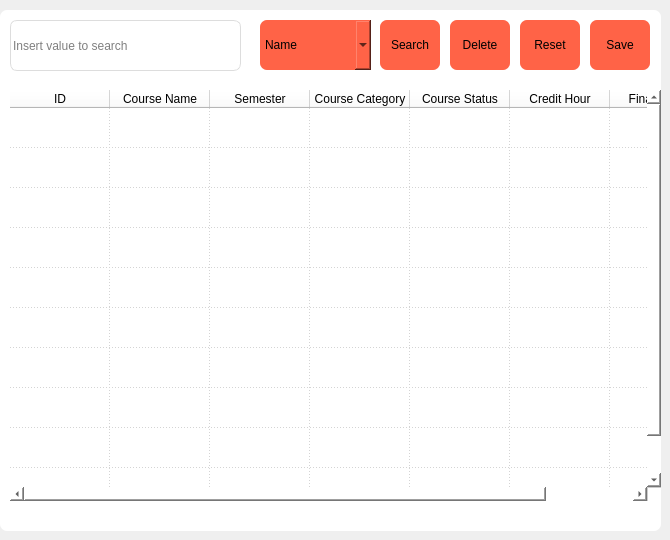
      <widget class="QWidget" name="viewInstructor">
       <property name="styleSheet">
        <string notr="true"/>
       </property>
       <widget class="QGroupBox" name="viewInstructorContainer">
        <property name="geometry">
         <rect>
          <x>0</x>
          <y>10</y>
          <width>661</width>
          <height>521</height>
         </rect>
        </property>
        <property name="styleSheet">
         <string notr="true">background-color: white;
border-radius: 7px;</string>
        </property>
        <property name="title">
         <string/>
        </property>
        <widget class="QTableWidget" name="instructorTable">
         <property name="geometry">
          <rect>
           <x>10</x>
           <y>80</y>
           <width>651</width>
           <height>411</height>
          </rect>
         </property>
         <property name="styleSheet">
          <string notr="true"/>
         </property>
         <property name="editTriggers">
          <set>QAbstractItemView::DoubleClicked|QAbstractItemView::EditKeyPressed|QAbstractItemView::SelectedClicked</set>
         </property>
         <property name="showGrid">
          <bool>true</bool>
         </property>
         <property name="gridStyle">
          <enum>Qt::DotLine</enum>
         </property>
         <property name="cornerButtonEnabled">
          <bool>false</bool>
         </property>
         <attribute name="verticalHeaderVisible">
          <bool>false</bool>
         </attribute>
         <attribute name="verticalHeaderDefaultSectionSize">
          <number>40</number>
         </attribute>
         <row>
          <property name="text">
           <string>1</string>
          </property>
         </row>
         <row>
          <property name="text">
           <string>2</string>
          </property>
         </row>
         <row>
          <property name="text">
           <string>3</string>
          </property>
         </row>
         <row>
          <property name="text">
           <string>4</string>
          </property>
         </row>
         <row>
          <property name="text">
           <string>5</string>
          </property>
         </row>
         <row>
          <property name="text">
           <string>6</string>
          </property>
         </row>
         <row>
          <property name="text">
           <string>7</string>
          </property>
         </row>
         <row>
          <property name="text">
           <string>8</string>
          </property>
         </row>
         <row>
          <property name="text">
           <string>9</string>
          </property>
         </row>
         <row>
          <property name="text">
           <string>10</string>
          </property>
         </row>
         <column>
          <property name="text">
           <string>ID</string>
          </property>
         </column>
         <column>
          <property name="text">
           <string>Course Name</string>
          </property>
         </column>
         <column>
          <property name="text">
           <string>Semester</string>
          </property>
         </column>
         <column>
          <property name="text">
           <string>Course Category</string>
          </property>
         </column>
         <column>
          <property name="text">
           <string>Course Status</string>
          </property>
         </column>
         <column>
          <property name="text">
           <string>Credit Hour</string>
          </property>
         </column>
         <column>
          <property name="text">
           <string>Final Grade</string>
          </property>
         </column>
        </widget>
        <widget class="QLineEdit" name="searchInstructorInput">
         <property name="geometry">
          <rect>
           <x>10</x>
           <y>10</y>
           <width>231</width>
           <height>51</height>
          </rect>
         </property>
         <property name="styleSheet">
          <string notr="true">border-radius: 7px;
border: 1px solid #ddd;</string>
         </property>
         <property name="placeholderText">
          <string>Insert value to search</string>
         </property>
        </widget>
        <widget class="QPushButton" name="resetInstructorTable">
         <property name="geometry">
          <rect>
           <x>520</x>
           <y>10</y>
           <width>60</width>
           <height>50</height>
          </rect>
         </property>
         <property name="font">
          <font>
           <weight>50</weight>
           <bold>false</bold>
          </font>
         </property>
         <property name="styleSheet">
          <string notr="true">background-color: tomato;
border-radius: 7px;</string>
         </property>
         <property name="text">
          <string>Reset</string>
         </property>
        </widget>
        <widget class="QPushButton" name="searchInstructor">
         <property name="geometry">
          <rect>
           <x>380</x>
           <y>10</y>
           <width>60</width>
           <height>50</height>
          </rect>
         </property>
         <property name="font">
          <font>
           <weight>50</weight>
           <bold>false</bold>
          </font>
         </property>
         <property name="styleSheet">
          <string notr="true">background-color: tomato;
border-radius: 7px;</string>
         </property>
         <property name="text">
          <string>Search</string>
         </property>
        </widget>
        <widget class="QPushButton" name="deleteInstructor">
         <property name="geometry">
          <rect>
           <x>450</x>
           <y>10</y>
           <width>60</width>
           <height>50</height>
          </rect>
         </property>
         <property name="font">
          <font>
           <weight>50</weight>
           <bold>false</bold>
          </font>
         </property>
         <property name="styleSheet">
          <string notr="true">background-color: tomato;
border-radius: 7px;</string>
         </property>
         <property name="text">
          <string>Delete</string>
         </property>
        </widget>
        <widget class="QPushButton" name="saveInstructorData">
         <property name="geometry">
          <rect>
           <x>590</x>
           <y>10</y>
           <width>60</width>
           <height>50</height>
          </rect>
         </property>
         <property name="font">
          <font>
           <weight>50</weight>
           <bold>false</bold>
          </font>
         </property>
         <property name="styleSheet">
          <string notr="true">background-color: tomato;
border-radius: 7px;</string>
         </property>
         <property name="text">
          <string>Save</string>
         </property>
        </widget>
        <widget class="QComboBox" name="instructorSearchType">
         <property name="geometry">
          <rect>
           <x>260</x>
           <y>10</y>
           <width>111</width>
           <height>50</height>
          </rect>
         </property>
         <property name="styleSheet">
          <string notr="true">background-color: tomato;
border-radius: 7px;
border: none;</string>
         </property>
         <item>
          <property name="text">
           <string>Name</string>
          </property>
         </item>
         <item>
          <property name="text">
           <string>ID</string>
          </property>
         </item>
        </widget>
       </widget>
      </widget>
